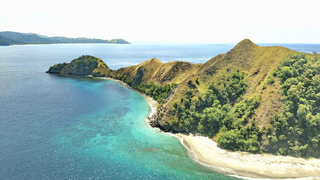
#> input picture TugasKelompok_PCD/gambar.png, 320 x 180 px
$ python FFT_FastFourierTransform.py
#> lines starting #> are read from the running program, lines starting #| are printed output that depends on the picture
import cv2
import numpy as np
# Membaca citra dalam mode grayscale
img = cv2.imread('gambar.png', cv2.IMREAD_GRAYSCALE)
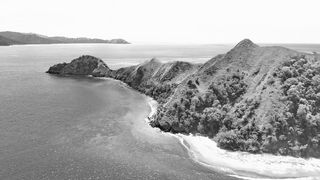
#> img: shape (180, 320); min 1, max 255, mean 171.3

# Menambahkan zero-padding untuk membuat ukuran citra menjadi bilangan pangkat 2
rows, cols = img.shape
#> rows = 180; cols = 320
padded_rows = cv2.getOptimalDFTSize(rows)
#> padded_rows = 180
padded_cols = cv2.getOptimalDFTSize(cols)
#> padded_cols = 320
padded_img = np.zeros((padded_rows, padded_cols), dtype=np.uint8)
padded_img[:rows, :cols] = img

# Konversi citra ke dalam domain frekuensi
dft = cv2.dft(np.float32(padded_img), flags=cv2.DFT_COMPLEX_OUTPUT)
dft_shift = np.fft.fftshift(dft)

# Menghitung magnitudo spektrum
magnitude_spectrum = 20 * np.log(cv2.magnitude(dft_shift[:, :, 0], dft_shift[:, :, 1]))
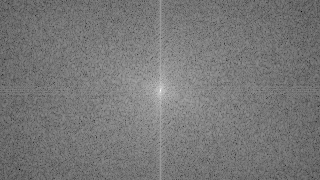
#> magnitude_spectrum: shape (180, 320) float32; min 5.4, max 322.1, mean 154.1; drawn with min black and max white

# Menampilkan hasil
cv2.imshow('Original Image', img)
cv2.imshow('Magnitude Spectrum', magnitude_spectrum.astype(np.uint8))
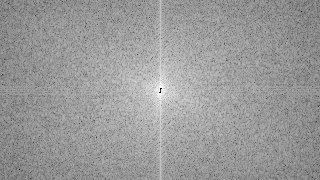
#> window 'Magnitude Spectrum': shape (180, 320); min 5, max 252, mean 153.6
cv2.waitKey(0)
cv2.destroyAllWindows()
